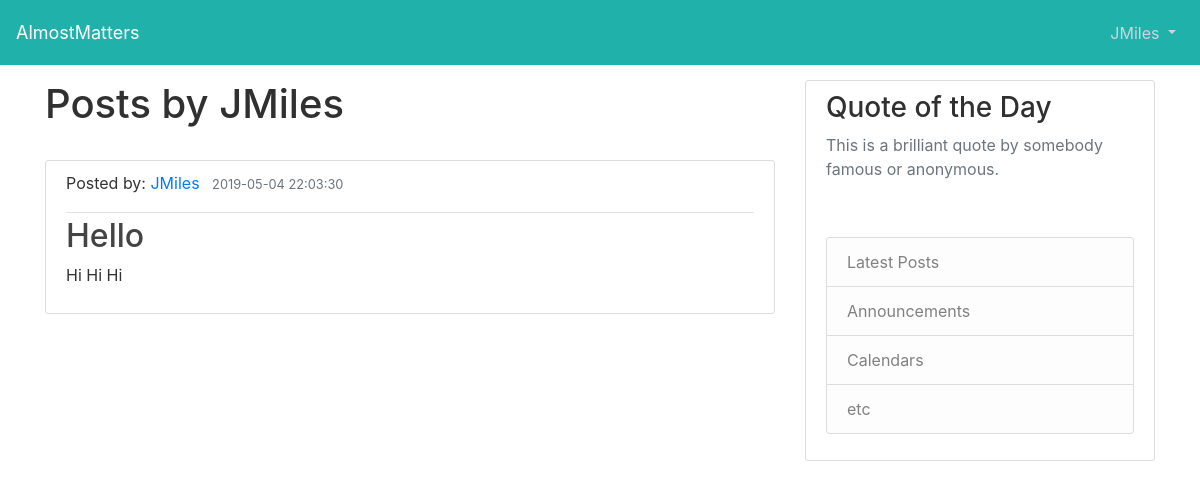
The page /user/posts/2 on the database as committed earlier.
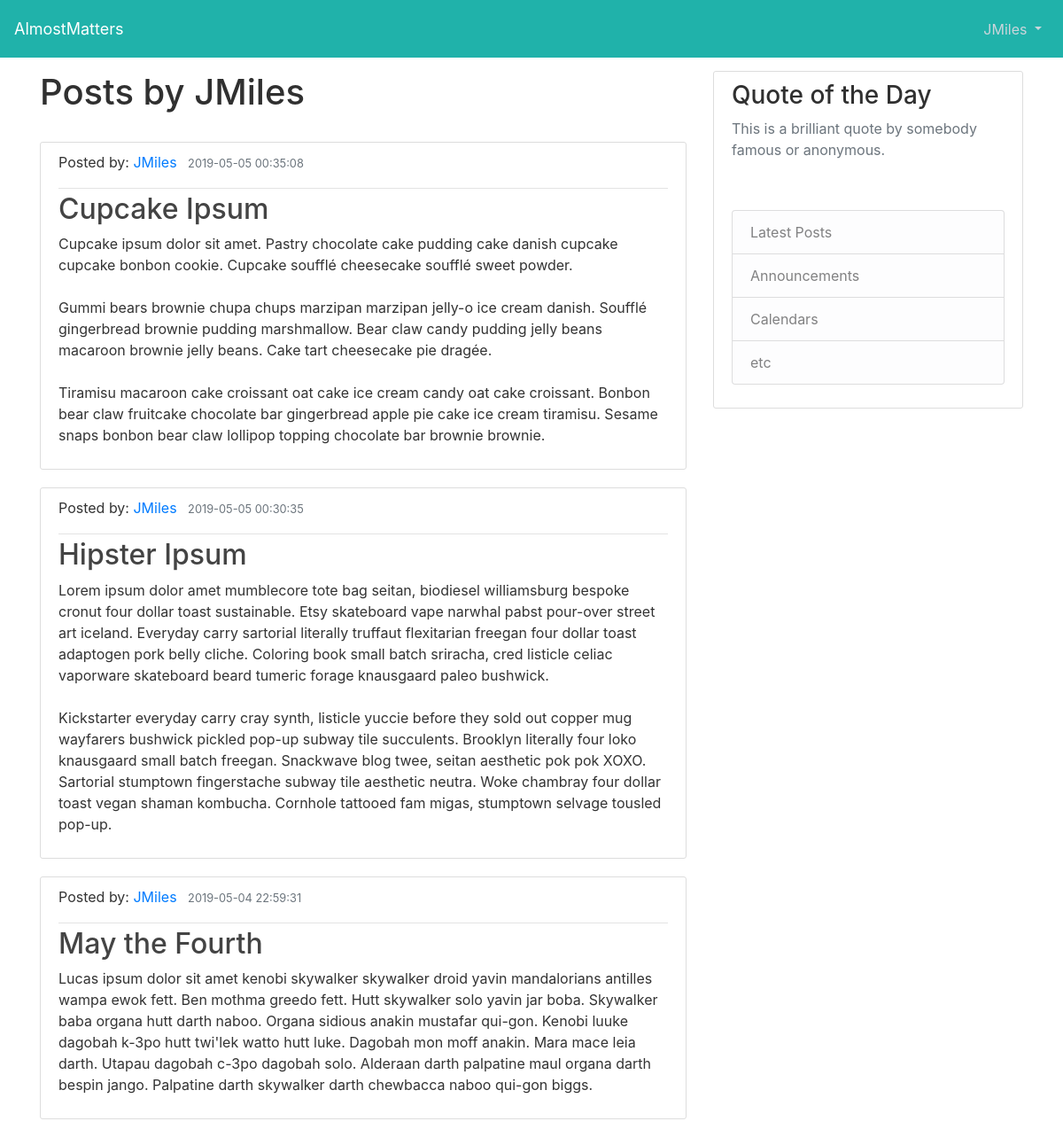
The same page on the database as committed later.
### models.py (models this page shows, shortened)
class Users(db.Model):
    id = db.Column(db.Integer, primary_key=True)
    first_name = db.Column(db.String(45), nullable=True)
    last_name = db.Column(db.String(45), nullable=True)
    email = db.Column(db.String(45), unique=True, nullable=False)
    password = db.Column(db.String(45), nullable=False)
    screen_name = db.Column(db.String(45), unique=True, nullable=False)
    profile_pic = db.Column(db.String(20), nullable=False, default='/static/profile_avatar.jpg')
    articles = db.relationship('Articles', backref='author', lazy=True)
    created_at = db.Column(db.DateTime, server_default=func.now())
    updated_at = db.Column(db.DateTime, server_default=func.now(), onupdate=func.now())

class Articles(db.Model):
    id = db.Column(db.Integer, primary_key=True)
    title = db.Column(db.String(30))
    content = db.Column(db.Text, nullable=False)
    user_id = db.Column(db.Integer, db.ForeignKey("users.id"), nullable=False)
    created_at = db.Column(db.DateTime, server_default=func.now())
    updated_at = db.Column(db.DateTime, server_default=func.now(), onupdate=func.now())

### controller_functions.py (the view)
def show_user_posts(id):
    print(f"ROUTE: show_user_posts")
    current_user = Users.query.get(id)
    user_posts = current_user.articles
    user_posts.reverse()
    return render_template("user_posts.html", user=current_user, posts=user_posts)

### templates/user_posts.html (shortened to what this page needs)
{% extends "./layout.html" %}
{% block content %}
    <h1>Posts by {{ user.screen_name }}</h1>
    <br>
    {% for post in posts %}
        <article class="media content-section">
          <div class="media-body">
            <div class="article-metadata">
                <p>Posted by:
                    <a class="mr-2" href="/user/posts/{{ post.author.id }}">{{ post.author.screen_name }}</a>
                    <small class="text-muted">{{ post.created_at }}</small>
                </p>
            </div>
            <h2><a class="article-title" href="#">{{ post.title }}</a></h2>
            <p class="article-content">{{ post.content }}</p>
          </div>
        </article>
    {% endfor %}
{% endblock content %}

### templates/layout.html (shortened to what this page needs)
<!DOCTYPE html>
<html lang="en" xmlns:http="http://www.w3.org/1999/xhtml">
    <head>
      <link rel="stylesheet" href="https://stackpath.bootstrapcdn.com/bootstrap/4.3.1/css/bootstrap.min.css">
      <link rel="stylesheet" type="text/css" href="{{ url_for('static', filename='styles.css') }}">
    </head>
    <body>
        <header class="site-header">
            <nav class="navbar navbar-expand-md navbar-dark bg-steel fixed-top">
                <a class="navbar-brand abs" href="/dashboard">AlmostMatters</a>
                <div class="navbar-collapse collapse" id="collapsingNavbar">
                    <ul class="navbar-nav ml-auto">
                        <li class="nav-item dropdown">
                            <a class="nav-link dropdown-toggle" id="navbarDropdownMenuLink-4" data-toggle="dropdown"
                            aria-haspopup="true" aria-expanded="false">
                             {{ user.screen_name }} </a>
                        </li>
                    </ul>
                </div>
            </nav>
        </header>
        <main role="main" class="container">
          <div class="row">
            <div class="col-md-8">
              {% block content %}{% endblock %}
            </div>
            <div class="col-md-4">
              <div class="content-section">
                <h3>Quote of the Day</h3>
                  <p class='text-muted'>This is a brilliant quote by somebody famous or anonymous.</p>
                  <br>
                  <p>
                  <ul class="list-group">
                    <li class="list-group-item list-group-item-light">Latest Posts</li>
                    <li class="list-group-item list-group-item-light">Announcements</li>
                    <li class="list-group-item list-group-item-light">Calendars</li>
                    <li class="list-group-item list-group-item-light">etc</li>
                  </ul>
                </p>
              </div>
            </div>
          </div>
         </main>
    </body>
</html>

### static/styles.css (style rules this page uses)
body { background: white; color: #333333; margin-top: 5rem; }
h1, h2, h3, h4, h5, h6 { color: #303030; }
.navbar-brand { font-size: large; }
.bg-steel { background-color: lightseagreen; height: 65px;; }
.site-header .navbar-nav .nav-link { color: #cbd5db; }
.content-section { background: #ffffff; padding: 10px 20px; border: 1px solid #dddddd; border-radius: 3px; margin-bottom: 20px; }
.article-title { color: #444444; }
.article-content { white-space: pre-line; }
.article-metadata { padding-bottom: 1px; margin-bottom: 4px; border-bottom: 1px solid #e3e3e3 }

Rows that differ between the two databases and show on the page:
removed Articles: author.screen_name "JMiles", created_at "2019-05-04 22:03:30", title "Hello", content "Hi Hi Hi"
added Articles: author.screen_name "JMiles", created_at "2019-05-05 00:35:08", title "Cupcake Ipsum", content "Cupcake ipsum dolor sit amet. Pastry chocolate cake pudding cake danish cupcake cupcake bonbon cookie. Cupcake soufflé cheesecake soufflé sweet powder. Gummi bears brownie chupa chups marzipan marzipan jelly-o ice cream danish. Soufflé gingerbread brownie pudding marshmallow. Bear claw candy pudding jelly beans macaroon brownie jelly beans. Cake tart cheesecake pie dragée. Tiramisu macaroon cake croissant oat cake ice cream candy oat cake croissant. Bonbon bear claw fruitcake chocolate bar gingerbread apple pie cake ice cream tiramisu. Sesame snaps bonbon bear claw lollipop topping chocolate bar brownie brownie."
added Articles: author.screen_name "JMiles", created_at "2019-05-05 00:30:35", title "Hipster Ipsum", content "Lorem ipsum dolor amet mumblecore tote bag seitan, biodiesel williamsburg bespoke cronut four dollar toast sustainable. Etsy skateboard vape narwhal pabst pour-over street art iceland. Everyday carry sartorial literally truffaut flexitarian freegan four dollar toast adaptogen pork belly cliche. Coloring book small batch sriracha, cred listicle celiac vaporware skateboard beard tumeric forage knausgaard paleo bushwick. Kickstarter everyday carry cray synth, listicle yuccie before they sold out copper mug wayfarers bushwick pickled pop-up subway tile succulents. Brooklyn literally four loko knausgaard small batch freegan. Snackwave blog twee, seitan aesthetic pok pok XOXO. Sartorial stumptown…"
added Articles: author.screen_name "JMiles", created_at "2019-05-04 22:59:31", title "May the Fourth", content "Lucas ipsum dolor sit amet kenobi skywalker skywalker droid yavin mandalorians antilles wampa ewok fett. Ben mothma greedo fett. Hutt skywalker solo yavin jar boba. Skywalker baba organa hutt darth naboo. Organa sidious anakin mustafar qui-gon. Kenobi luuke dagobah k-3po hutt twi'lek watto hutt luke. Dagobah mon moff anakin. Mara mace leia darth. Utapau dagobah c-3po dagobah solo. Alderaan darth palpatine maul organa darth bespin jango. Palpatine darth skywalker darth chewbacca naboo qui-gon biggs."
